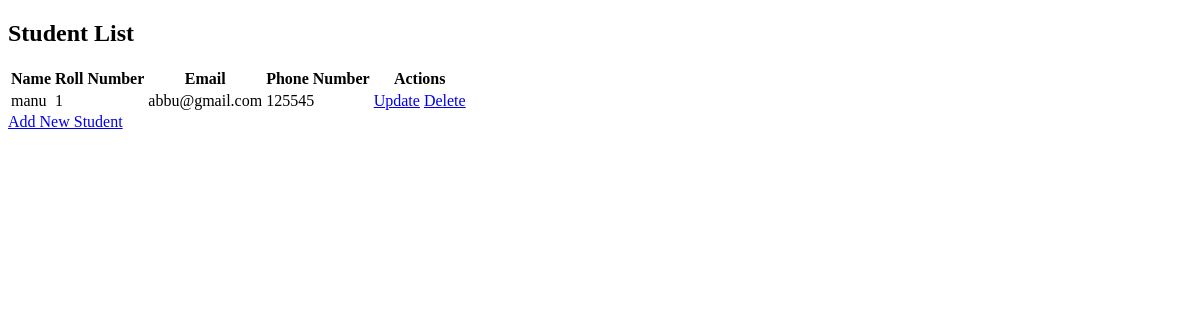
Before: / with the older database file.
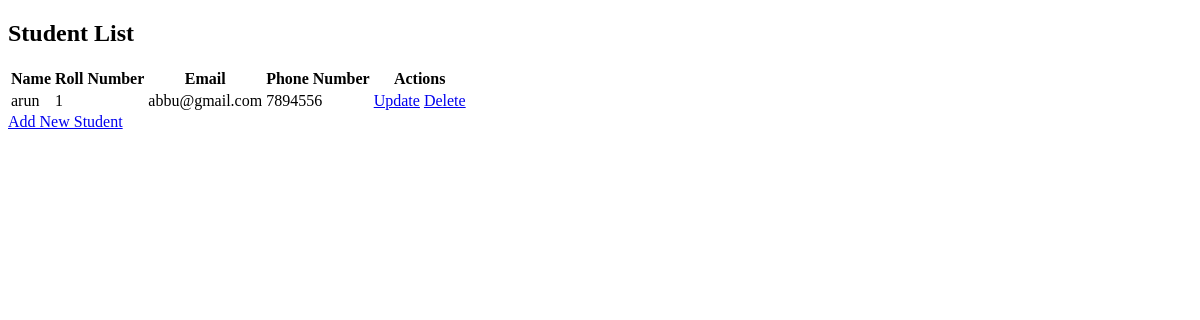
After: the same page with the newer database file.
### student_registration/models.py (models this page shows, shortened)
class Student(models.Model):
    name = models.CharField(max_length=100)
    roll_number = models.CharField(max_length=20, unique=True)
    email = models.EmailField()
    phone_number = models.CharField(max_length=15)

### student_registration/views.py (the view)
# urls.py: path('', views.student_list, name='student_list'),  # Root URL
def student_list(request):
    students = Student.objects.all()
    return render(request, 'student_list.html', {'students': students})

### template/student_list.html (shortened to what this page needs)
<!DOCTYPE html>
<html lang="en">
<head>
</head>
<body>
    <h2>Student List</h2>
<table>
    <tr>
        <th>Name</th>
        <th>Roll Number</th>
        <th>Email</th>
        <th>Phone Number</th>
        <th>Actions</th>
    </tr>
    {% for student in students %}
    <tr>
        <td>{{ student.name }}</td>
        <td>{{ student.roll_number }}</td>
        <td>{{ student.email }}</td>
        <td>{{ student.phone_number }}</td>
        <td>
            <a href="{% url 'update_student' student.pk %}">Update</a>
            <a href="{% url 'delete_student' student.pk %}">Delete</a>
        </td>
    </tr>
    {% endfor %}
</table>
<a href="{% url 'add_student' %}">Add New Student</a>
</body>
</html>

Changed rows visible on the page:
removed Student: name "manu", roll_number "1", email "abbu@gmail.com", phone_number "125545"
added Student: name "arun", roll_number "1", email "abbu@gmail.com", phone_number "7894556"
